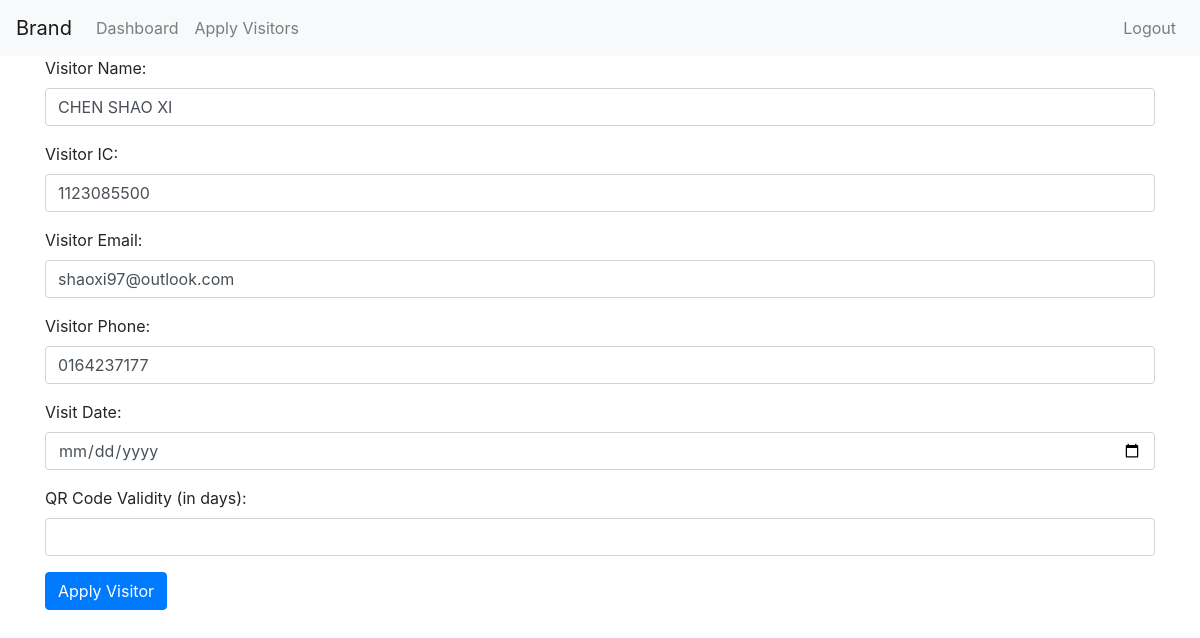
Screenshot of /owner/update_visitor_date.php?visitor_id=23 with the database file from the repository.
### tables this page shows
CREATE TABLE `visitors` (
  `id` int(11) NOT NULL,
  `name` varchar(255) NOT NULL,
  `IC` int(11) DEFAULT NULL,
  `email` varchar(255) DEFAULT NULL,
  `phone` varchar(20) DEFAULT NULL,
  `visitor_code` varchar(255) NOT NULL,
  `qr_code` text DEFAULT NULL,
  `visit_date` date NOT NULL,
  `status` enum('pending','approved','rejected','checked_in') DEFAULT 'pending',
  `owner_id` int(11) DEFAULT NULL,
  `valid_days` int(11) DEFAULT NULL
);

### db.php (called while the page is built, shortened)
<?php
class Database {
    private $conn;
    public function __construct() {
        $server = "localhost";
        $username = "root";
        $password = "";
        $database = "condo_visitor_system";
        $this->conn = mysqli_connect($server, $username, $password, $database);
    }
    public function getConnection() {
        return $this->conn;
    }
}

### VisitorController.php (called while the page is built, shortened)
<?php
include_once "db.php";
class VisitorController{
    private $conn;
    public function __construct() {
        $db = new Database();
        $this->conn = $db->getConnection();
    }
    public function viewQRCode($visitor_id){
        $stmt = $this->conn->prepare("SELECT * FROM visitors WHERE id = ?");
        $stmt->bind_param("i", $visitor_id);
        $stmt->execute();
        $result = $stmt->get_result();
        return $result;
    }
}
?>

### owner/update_visitor_date.php (the view, shortened to what this page needs)
<?php
include_once('../VisitorController.php');
$visitorManagement = new VisitorController();
$visitor_id = $_GET['visitor_id'];
$result = $visitorManagement->viewQRCode($visitor_id);
$row = $result->fetch_assoc();
?>
<?php include('header.php')?>
<html>
    <div class="container">
        <form action="update_visitor_date.php" method="POST" >
            <div class="form-group">
                <label for="name">Visitor Name:</label>
                <input type="text" class="form-control" id="name" name="name"  value = "<?php echo htmlspecialchars($row['name']); ?>" required>
            </div>
            <div class="form-group">
                <label for="IC">Visitor IC:</label>
                <input type="text" class="form-control" id="IC" name="IC" value = "<?php echo htmlspecialchars($row['IC']); ?>" required>
            </div>
            <div class="form-group">
                <label for="email">Visitor Email:</label>
                <input type="email" class="form-control" id="email" name="email" value = "<?php echo htmlspecialchars($row['email']); ?>" required>
            </div>
            <div class="form-group">
                <label for="phone">Visitor Phone:</label>
                <input type="text" class="form-control" id="phone" name="phone" value = "<?php echo htmlspecialchars($row['phone']); ?>" required>
            </div>
            <div class="form-group">
                <label for="visit_date">Visit Date:</label>
                <input type="date" class="form-control" id="visit_date" name="visit_date" required min="<?php echo htmlspecialchars($row['name']); ?>">
            </div>
            <div class="form-group">
                <label for="valid_days">QR Code Validity (in days):</label>
                <input type="number" class="form-control" id="valid_days" name="valid_days" required>
            </div>
            <button type="submit" class="btn btn-primary">Apply Visitor</button>
        </form>
    </div>
</html>
<?php include('../footer.php')?>

### rows the page displays
visitors: name "CHEN SHAO XI", IC "1123085500", email "shaoxi97@outlook.com", phone "0164237177"
